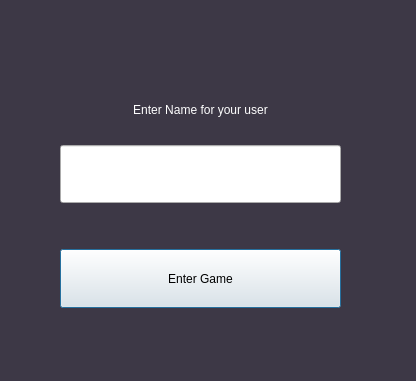
<?xml version="1.0" encoding="UTF-8"?>
<ui version="4.0">
 <class>Login</class>
 <widget class="QDialog" name="Login">
  <property name="windowModality">
   <enum>Qt::ApplicationModal</enum>
  </property>
  <property name="geometry">
   <rect>
    <x>0</x>
    <y>0</y>
    <width>416</width>
    <height>381</height>
   </rect>
  </property>
  <property name="sizePolicy">
   <sizepolicy hsizetype="Preferred" vsizetype="Preferred">
    <horstretch>0</horstretch>
    <verstretch>0</verstretch>
   </sizepolicy>
  </property>
  <property name="baseSize">
   <size>
    <width>200</width>
    <height>150</height>
   </size>
  </property>
  <property name="windowTitle">
   <string>Login to the Game</string>
  </property>
  <property name="styleSheet">
   <string notr="true">QDialog { background-color: rgb(61, 56, 70); color : white; }</string>
  </property>
  <property name="sizeGripEnabled">
   <bool>false</bool>
  </property>
  <widget class="QWidget" name="verticalLayoutWidget_2">
   <property name="geometry">
    <rect>
     <x>0</x>
     <y>0</y>
     <width>401</width>
     <height>368</height>
    </rect>
   </property>
   <layout class="QVBoxLayout" name="EnterLeyout">
    <property name="sizeConstraint">
     <enum>QLayout::SetDefaultConstraint</enum>
    </property>
    <property name="leftMargin">
     <number>60</number>
    </property>
    <property name="topMargin">
     <number>80</number>
    </property>
    <property name="rightMargin">
     <number>60</number>
    </property>
    <property name="bottomMargin">
     <number>60</number>
    </property>
    <item>
     <layout class="QVBoxLayout" name="EnterNameLayout">
      <property name="sizeConstraint">
       <enum>QLayout::SetFixedSize</enum>
      </property>
      <item>
       <widget class="QLabel" name="labelEnterName">
        <property name="sizePolicy">
         <sizepolicy hsizetype="Preferred" vsizetype="Preferred">
          <horstretch>0</horstretch>
          <verstretch>0</verstretch>
         </sizepolicy>
        </property>
        <property name="layoutDirection">
         <enum>Qt::LeftToRight</enum>
        </property>
        <property name="styleSheet">
         <string notr="true">QLabel { color : white; }</string>
        </property>
        <property name="text">
         <string>Enter Name for your user</string>
        </property>
        <property name="alignment">
         <set>Qt::AlignCenter</set>
        </property>
       </widget>
      </item>
      <item>
       <widget class="QLineEdit" name="enterName">
        <property name="sizePolicy">
         <sizepolicy hsizetype="Expanding" vsizetype="Preferred">
          <horstretch>0</horstretch>
          <verstretch>0</verstretch>
         </sizepolicy>
        </property>
        <property name="minimumSize">
         <size>
          <width>0</width>
          <height>0</height>
         </size>
        </property>
       </widget>
      </item>
      <item>
       <spacer name="verticalSpacer">
        <property name="orientation">
         <enum>Qt::Vertical</enum>
        </property>
        <property name="sizeType">
         <enum>QSizePolicy::Fixed</enum>
        </property>
        <property name="sizeHint" stdset="0">
         <size>
          <width>20</width>
          <height>40</height>
         </size>
        </property>
       </spacer>
      </item>
      <item>
       <widget class="QPushButton" name="PBtnEnterGame">
        <property name="sizePolicy">
         <sizepolicy hsizetype="Minimum" vsizetype="Preferred">
          <horstretch>0</horstretch>
          <verstretch>0</verstretch>
         </sizepolicy>
        </property>
        <property name="text">
         <string>Enter Game</string>
        </property>
       </widget>
      </item>
     </layout>
    </item>
   </layout>
  </widget>
 </widget>
 <resources/>
 <connections/>
</ui>
